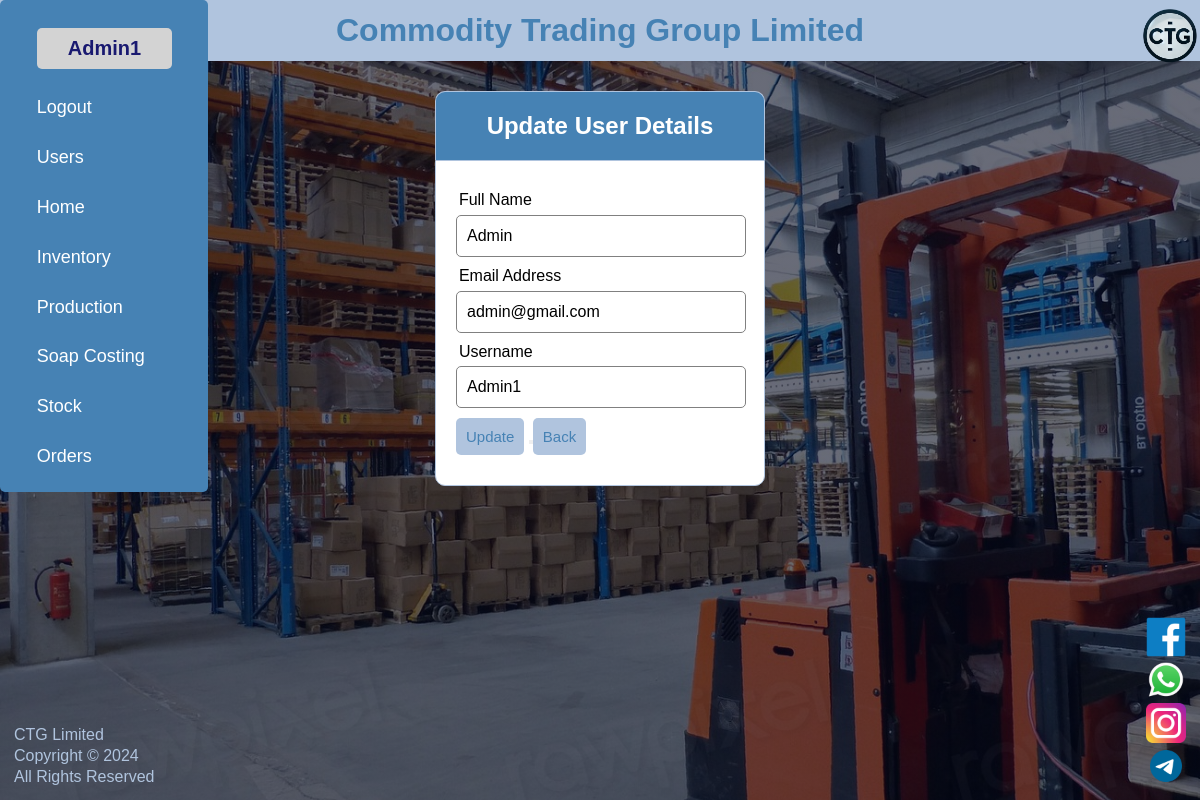
Screenshot of /update_user.php?updateid=1 (signed in) with the database file from the repository.
### tables this page shows
CREATE TABLE `ctg_users` (
  `id` int(11) NOT NULL,
  `role` enum('System Administrator','Production Manager','Warehouse Manager','Wholesaler') NOT NULL,
  `fullname` varchar(50) NOT NULL,
  `email` varchar(50) NOT NULL,
  `username` varchar(50) NOT NULL,
  `password` varchar(50) NOT NULL
);

### update_user.php (the view, shortened to what this page needs)
<!DOCTYPE html>
<html lang="en">
<head>
    <link rel="stylesheet" type="text/css" href="styles/style.css">
</head>
<body>
    <h1>Commodity Trading Group Limited</h1>
    <div class="logo_section">
        <a href="index.php"><img src="icons/4_ctg_logo.png" alt="CTG Logo"></a>
    </div>
    <nav>
      <div class="links" id="side-nav-links">
        <ul>
            <li><p><?php echo $_SESSION['username']; ?></p></li>
            <li><a href="index.php?logout='1'">Logout</a></li>
          <?php if ($_SESSION['role'] == 'System Administrator' or $_SESSION['role'] == 'Production Manager' or $_SESSION['role'] == 'Warehouse Manager') { ?>
          <li><a href="users.php">Users</a></li>
          <?php } ?>
          <li><a href="index.php">Home</a></li>
          <?php if ($_SESSION['role'] == 'System Administrator' or $_SESSION['role'] == 'Warehouse Manager') { ?>
          <li><a href="inventory.php">Inventory</a></li>
          <?php } ?>
          <?php if ($_SESSION['role'] == 'System Administrator' or $_SESSION['role'] == 'Production Manager' or $_SESSION['role'] == 'Warehouse Manager') { ?>
          <li><a href="issue_to_production.php">Production</a></li>
          <?php } ?>
          <?php if ($_SESSION['role'] == 'System Administrator' or $_SESSION['role'] == 'Production Manager') { ?>
          <li><a href="soap_costing.php">Soap Costing</a></li>
          <?php } ?>
          <?php if ($_SESSION['role'] == 'System Administrator' or $_SESSION['role'] == 'Warehouse Manager') { ?>
          <li><a href="products.php">Stock</a></li>
            <?php } ?>
            <?php if ($_SESSION['role'] == 'System Administrator' or $_SESSION['role'] == 'Warehouse Manager' or $_SESSION['role'] == 'Wholesaler') { ?>
          <li><a href="orders.php">Orders</a></li>
          <?php } ?>
        </ul>
      </div>
    </nav>
    <div class="header">
        <h2>Update User Details</h2>
    </div>
    <form method="post">
        <?php
        include ('crud_conn_files/conn.php');
            $id = $_GET['updateid'];
            $query = mysqli_query($conn, "SELECT * FROM ctg_users WHERE id='$id'");
            while ($row = mysqli_fetch_array($query)) {
        ?>
        <div class="input-group">
            <label>Full Name</label>
            <input type="fullname" value="<?php echo $row["fullname"]?>" name="fullname" >
        </div>
        <div class="input-group">
            <label>Email Address</label>
            <input type="email" value="<?php echo $row["email"]?>" name="email" >
        </div>
        <div class="input-group">
            <label>Username</label>
            <input type="text" value="<?php echo $row["username"]?>" name="username">
        </div>
        <?php } ?>
        <div class="input-group">
            <p>
            <button type="submit" class="btn" name="update_user">Update</button>
            <button ty></button><a href="users.php" value="back"class="btn">Back</a>
            </p>
        </div>
    </form>
    <div class="footer">
        <p>CTG Limited</p>
        <p>Copyright&nbsp;&copy; 2024</p>
        <p>All Rights Reserved</p>
    </div>
    <div class="footer-box">
    <ul class="footer-social">
      <li><a href="http://facebook.com"><img src="icons/facebook-icon.png" alt="Facebook"></a></li>
      <li><a href="https://whatsapp.com/"><img src="icons/whatsapp-icon.png" alt="WhatsApp"></a></li>
      <li><a href="http://instagram.com"><img src="icons/instagram-icon.png" alt="Instagram"></a></li>
      <li><a href="https://telegram.org/"><img src="icons/telegram-icon.png" alt="Telegram"></a></li>
    </ul>
    </div>
</body>
</html>

### styles/style.css (style rules this page uses)
* { margin: 0px; padding: 0px; }
body { font-family: "Arial", sans-serif; background-image: linear-gradient(rgba(4, 9, 30, 0.6),rgb(4,9,30,0.6)), url(../images/ims-img.jpg); background-size: cover; background-attachment: fixed; }
nav { top: -0; left: 0; position: fixed; width: 160px; background-color: steelblue; border-radius: 5px; display: block; padding: 1% 2%; justify-content: space-between; align-items: center; }
.links ul li { list-style: none; display: block; padding-top: 10%; padding-left: 8%; padding-bottom: 8%; position: relative; }
.links ul li a { color: white; text-decoration: none; font-size: 18px; cursor: pointer; }
nav ul li p { border-radius: 5px; color: midnightblue; font-size: 20px; font-weight: bold; background-color: lightgrey; padding: 6%; width: 80%; text-align: center; }
h1 { background-color: lightsteelblue; color: steelblue; text-align: center; padding: 1% 1%; }
.logo_section img { width: 60px; top: 1%; right: 0; position: fixed; }
.header { width: 24%; margin: 30px auto 0px; color: white; background: steelblue; text-align: center; border: 1px solid lightsteelblue; border-bottom: none; border-radius: 10px 10px 0px 0px; padding: 20px; }
form, .content { width: 24%; margin: 0px auto; padding: 20px; border: 1px solid lightsteelblue; background: white; border-radius: 0px 0px 10px 10px; }
.input-group { margin: 10px 0px 10px 0px; }
.input-group label { display: block; text-align: left; margin-bottom: 2%; margin-left: 1%; }
.input-group input { height: 30px; width: 93%; padding: 5px 10px; font-size: 16px; border-radius: 5px; border: 1px solid grey; }
.btn { padding: 10px; font-size: 15px; color: steelblue; cursor: pointer; background: lightsteelblue; border: none; border-radius: 5px; }
p a { color: steelblue; text-decoration: none; }
.footer { font-size: 16px; position: fixed; left: 0; bottom: 0; margin-left: 1%; margin-bottom: 1%; width: 20%; color: white; text-align: left; }
.footer p { color: lightsteelblue; margin: 1px; padding: 1px; }
.footer-box { margin-right: 1%; margin-bottom: 1%; position: fixed; right: 0; bottom: 0; }
.footer-box ul li { margin: 1px; padding: 1px; list-style: none; }
.footer-social a { display: flex; justify-content: center; }
.footer-social img { width: 40px; height: 40px; }

### rows the page displays
ctg_users: fullname "Admin", email "admin@gmail.com", username "Admin1"

### other values shown
$_SESSION['username'] "Admin1"
